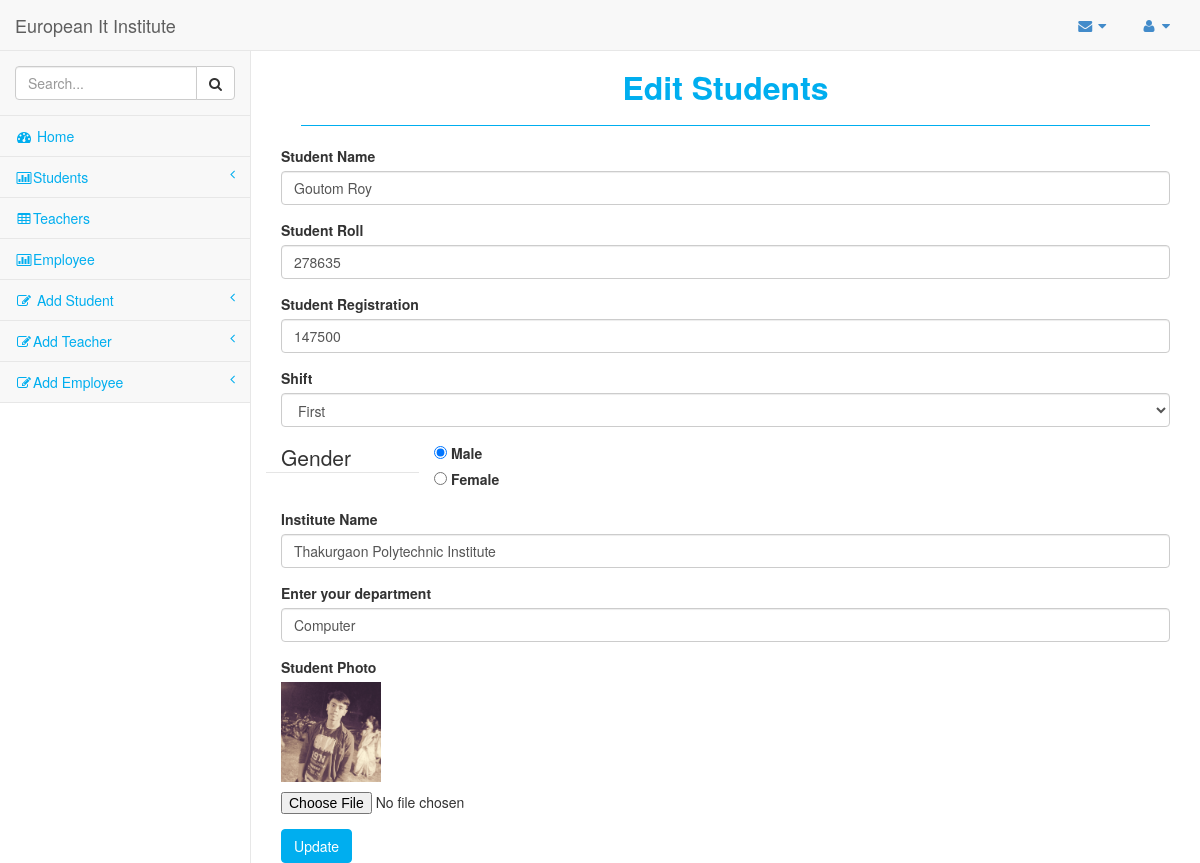
/edit.php?id=15 (signed in), run on the app's committed database.
### tables this page shows
CREATE TABLE `students` (
  `student_id` int(11) NOT NULL,
  `student_name` varchar(50) NOT NULL,
  `student_roll` int(11) NOT NULL,
  `student_reg` int(11) NOT NULL,
  `shift` varchar(50) NOT NULL,
  `gender` varchar(50) NOT NULL,
  `institute_name` text NOT NULL,
  `department` varchar(50) NOT NULL,
  `student_pic` varchar(255) NOT NULL
);

### edit.php (the view, shortened to what this page needs)
<?php
    $db_host = "localhost";
    $db_user = "root";
    $db_pass = "";
    $db_name = "classproject";
	$conn = mysqli_connect($db_host,$db_user,$db_pass,$db_name);
	if (isset($_GET['id']) && is_numeric($_GET['id']) && ($_GET['id'] > 0)) {
	$id = $_GET['id'];
	$sql = "SELECT * FROM students WHERE student_id = $id";
	$result = mysqli_query($conn,$sql);
	$std = mysqli_fetch_assoc($result);
?>
 <?php include_once('inc/header.php'); ?>
        <div id="page-wrapper">
            <div class="row">
                <div class="col-lg-12">
                    <h1 class="page-header">Edit Students</h1>
                </div>
            </div>
			<div class="row">
                <div class="col-lg-12">
                    <form action="update.php?id=<?php echo $id ?>" method="POST" enctype="multipart/form-data">
					  <div class="form-group">
						<label for="exampleInputEmail1">Student Name</label>
						<input type="text" class="form-control" name="name" placeholder="Enter  your name" value="<?php echo $std['student_name']; ?>">
					  </div>
					  <div class="form-group">
						<label for="exampleInputPassword1">Student Roll</label>
						<input type="text" class="form-control" name="roll" placeholder="Enter your roll" value="<?php echo $std['student_roll']; ?>">
					  </div>
					  <div class="form-group">
						<label for="exampleInputPassword1">Student Registration</label>
						<input type="text" class="form-control" name="reg" placeholder="Enter your registration" value="<?php echo $std['student_reg']; ?>">
					  </div>
					   <div class="form-group">
						  <label for="inputState">Shift</label>
						  <select name="shift" class="form-control">
							<option <?php if($std['shift'] =='First'){ echo 'selected';} ?> value="First">First</option>
						  </select>
						</div>
						<fieldset class="form-group">
						<div class="row">
						  <legend class="col-form-label col-sm-2 pt-0">Gender</legend>
						  <div class="col-sm-10">
							<div class="form-check">
							  <input class="form-check-input" type="radio" <?php if($std['gender'] =='Male'){ echo 'checked';} ?> name="sex" id="gridRadios1" value="Male" checked>
							  <label class="form-check-label" for="gridRadios1">
								Male
							  </label>
							</div>
							<div class="form-check">
							  <input class="form-check-input" type="radio" <?php if($std['gender'] =='Female'){ echo 'checked';} ?> name="sex" id="gridRadios2" value="Female">
							  <label class="form-check-label" for="gridRadios2">
								Female
							  </label>
							</div>
						  </div>
						</div>
					  </fieldset>
					  <div class="form-group">
						<label for="exampleInputEmail1">Institute Name</label>
						<input type="text" class="form-control" name="insname" placeholder="Enter Institute name" value="<?php echo $std['institute_name']; ?>" required>
					  </div>
						 <div class="form-group">
						<label for="exampleInputPassword1">Enter your department</label>
						<input type="text" class="form-control" name="dept" placeholder="Enter your department name" value="<?php echo $std['department']; ?>">
					  </div>
					  <div class="form-group">
						<label for="exampleInputPassword1">Student Photo</label>
						<p><img src="<?php echo $std['student_pic']; ?>" width="100" alt="Student Photo"></p>
						<input type="file" class="" name="image" >
					  </div>
					  <button type="submit" class="btn btn-primary" name="submit">Update</button>
					</form>
                </div>
            </div>
        </div>
<?php } ?>
    </div>
</body>
</html>

### css/sb-admin.css (style rules this page uses)
body { padding-top: 100px; background-color: #fff; background-repeat:no-repeat; background-size:cover; }
@media (min-width:768px) { body { padding-top: 50px; } }
#page-wrapper { padding: 0 15px; min-height: 568px; background-color: #fff; }
@media (min-width:768px) { #page-wrapper { position: inherit; margin: 0 0 0 250px; padding: 0 30px; border-left: 1px solid #e7e7e7; } }

### css/style.css (style rules this page uses)
.page-header { margin: 20px; padding-bottom: 20px; }
#page-wrapper h1 { font-size: 32px; color: #00AEEF; font-weight: 700; }
.btn-primary { color: #fff; background-color:#00AEEF !important; border-color:#00AEEF !important; }
#page-wrapper h1 { text-align: center; border-bottom: 1px solid; }

### data on the page
students: name "Goutom Roy", roll "278635", reg "147500", shift "First", gender "☑ Male", gender "☐ Female", insname "Thakurgaon Polytechnic Institute", dept "Computer", student_pic (picture)
